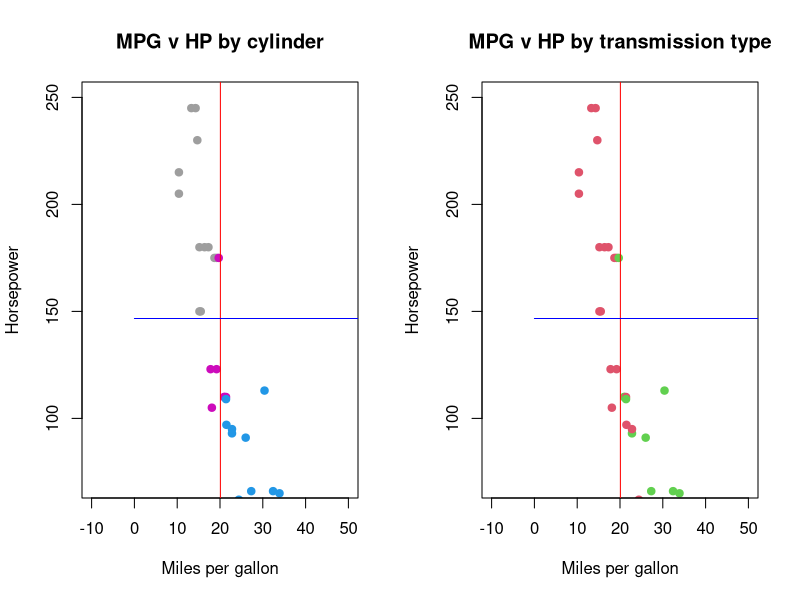
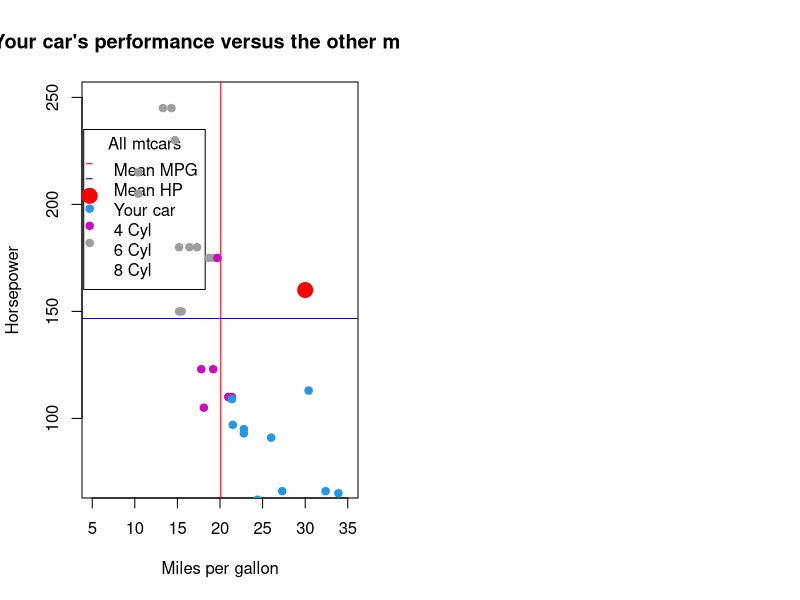

R code for these plots, in order:
## ---- chunk 1
par(mfcol=c(1,2))
plot(mtcars$mpg,mtcars$hp,col=mtcars$cyl,pch=19,
  main="MPG v HP by cylinder",
  xlab="Miles per gallon",
  ylab="Horsepower",
  xlim=c(5,35),
  ylim=c(70,250),
  asp=.5
)
lines(c(mean(mtcars$mpg),mean(mtcars$mpg)),c(0,300),col="red")
lines(c(0,300),c(mean(mtcars$hp),mean(mtcars$hp)),col="blue")

plot(mtcars$mpg,mtcars$hp,col=mtcars$am+2,pch=19,
  main="MPG v HP by transmission type",
  xlab="Miles per gallon",
  ylab="Horsepower",
  xlim=c(5,35),
  ylim=c(70,250),
  asp=.5
)
lines(c(mean(mtcars$mpg),mean(mtcars$mpg)),c(0,300),col="red")
lines(c(0,300),c(mean(mtcars$hp),mean(mtcars$hp)),col="blue")
## ---- chunk 2
plot(
  30,
  160,
  xlab="Miles per gallon",
  ylab="Horsepower",
  main="Your car's performance versus the other mtcars",
  col="red",
  cex=3,
  pch=20,
  xlim=c(5,35),
  ylim=c(70,250)
)
legend(4,235,c("Mean MPG","Mean HP","Your car","4 Cyl","6 Cyl","8 Cyl"),title="All mtcars")
lines(c(4.3,5),c(219,219),col="red")
lines(c(4.3,5),c(212,212),col="blue")
lines(c(mean(mtcars$mpg),mean(mtcars$mpg)),c(0,300),col="red")
lines(c(0,300),c(mean(mtcars$hp),mean(mtcars$hp)),col="blue")
points(mtcars$mpg,mtcars$hp,col=mtcars$cyl,pch=19)
points(4.7,204,col="red",cex=3,pch=20)
points(4.7,198,col=4,pch=19)
points(4.7,190,col=6,pch=19)
points(4.7,182,col=8,pch=19)
